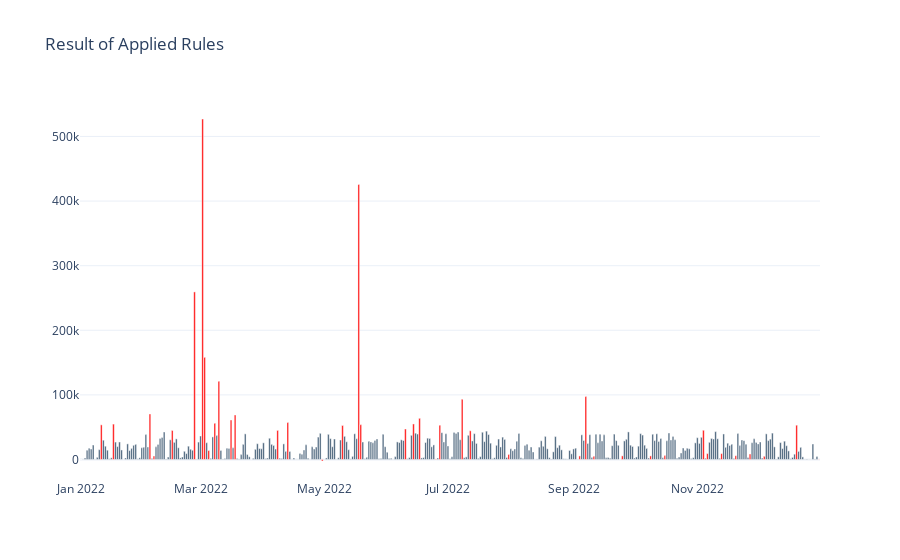

Here is the notebook cell this chart was saved with:
### Markdown cell above
#### Result

### Code cell
fig = go.Figure()
fig.add_trace(
    go.Bar(
        x=dailyTrans[eval(plotInterval)].index,
        y=dailyTrans[eval(plotInterval)]['ORIGINAL GROSS AMT'],
        marker_color=dailyTrans[eval(plotInterval)]['COLOR']
    )
)

fig.update_layout(
    template = 'plotly_white',
    title = 'Result of Applied Rules'
)

fig.show()

### Figure 1 — Plotly figure (JSON) as saved in the notebook; plotly's stock layout.template omitted (floating-point values rounded to 4 significant figures; data arrays with more than 128 entries replaced by an {"elided": "..."} marker saying what was removed)
{"data": [{"marker": {"color": {"elided": "365 str values"}}, "type": "bar", "x": {"elided": "365 str values"}, "y": {"elided": "365 float values"}}], "layout": {"title": {"text": "Result of Applied Rules"}}}
